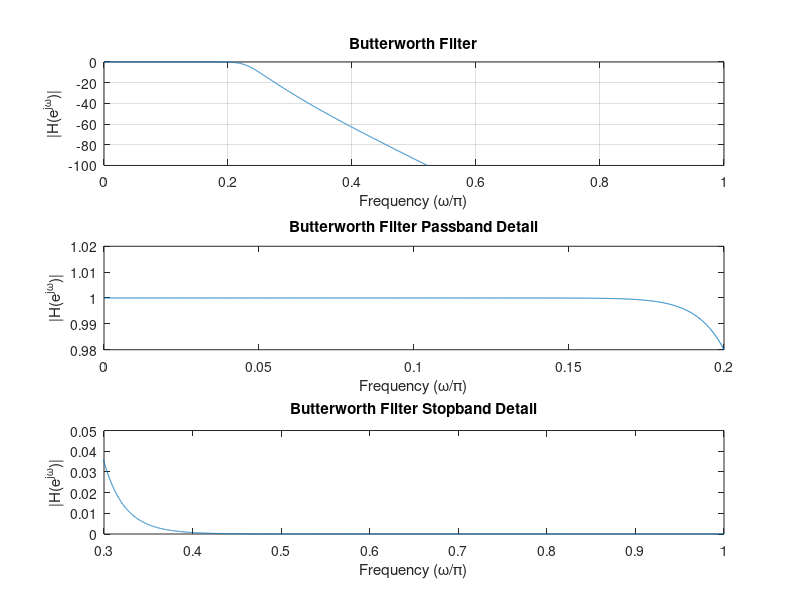

MATLAB code for this plot: (Note: this script raises an error after producing the figure.)
Omegap = 0.2;
Omegas = 0.3;
delta1 = 0.02;
delta2 = 0.05;
Rp = -20*log10(1-delta1);
Rs = -20*log10(delta2);

%computes the butterworth

[Nb,Wnb] = buttord(Omegap,Omegas,Rp,Rs);
[bb,ab] = butter(Nb,Wnb);
disp('Butterworth N')
disp(Nb)

[Hb,Omega] = freqz(bb,ab,8192);
figure(1)
subplot(311)
plot(Omega/pi,20*log10(abs(Hb)))
axis([0 1 -100 0]);
xlabel('Frequency (\omega/\pi)')
ylabel('|H(e^{j\omega})|')
title('Butterworth Filter')
grid
subplot(312)
plot(Omega/pi,abs(Hb))
axis([0 Omegap 1-delta1 1+delta1])
xlabel('Frequency (\omega/\pi)')
ylabel('|H(e^{j\omega})|')
title('Butterworth Filter Passband Detail')
subplot(313)
plot(Omega/pi,abs(Hb))
axis([Omegas 1 0 delta2])
xlabel('Frequency (\omega/\pi)')
ylabel('|H(e^{j\omega})|')
title('Butterworth Filter Stopband Detail')

if FINALPLOTS
    print -deps PS9-5-1.eps
end


%calculate the chebys

[Nc,Wnc] = cheb2ord(Omegap,Omegas,Rp,Rs);
[bc,ac] = cheby2(Nc,Rs,Wnc);
[Hc,Omega] = freqz(bc,ac,8192);

disp('Chebyshev N')
disp(Nc)

figure(2)
clf
subplot(311)
plot(Omega/pi,20*log10(abs(Hc)))
xlabel('Frequency (\omega/\pi)')
ylabel('|H(e^{j\omega})|')
title('Chebyshev Type 2 Filter')
axis([0 1 -100 0])
grid
subplot(312)
plot(Omega/pi,abs(Hc))
axis([0 Omegap 1-delta1 1+delta1])
xlabel('Frequency (\omega/\pi)')
ylabel('|H(e^{j\omega})|')
title('Chebyshev Type 2 Filter Passband Detail')
subplot(313)
plot(Omega/pi,abs(Hc))
axis([Omegas 1 0 delta2])
xlabel('Frequency (\omega/\pi)')
ylabel('|H(e^{j\omega})|')
title('Chebyshev Type 2 Filter Stopband Detail')

if FINALPLOTS
    print -deps PS9-5-2.eps
end

%computer Elliptic

[Ne,WNe] = ellipord(Omegap,Omegas,Rp,Rs);
[be,ae] = ellip(Ne,Rp,Rs,WNe);
[He,OmegaE] = freqz(be,ae,8192);

disp('Elliptic N')
disp(Ne)

figure(3)
clf
subplot(311)
plot(OmegaE/pi,20*log10(abs(He)))
xlabel('Frequency (\omega/\pi)')
ylabel('|H(e^{j\omega})|')
title('Elliptic Filter')
axis([0 1 -100 0])
grid
subplot(312)
plot(OmegaE/pi,abs(He))
axis([0 Omegap 1-delta1 1+delta1])
xlabel('Frequency (\omega/\pi)')
ylabel('|H(e^{j\omega})|')
title('Elliptic Filter Passband Detail')
subplot(313)
plot(OmegaE/pi,abs(He))
axis([Omegas 1 0 delta2])
xlabel('Frequency (\omega/\pi)')
ylabel('|H(e^{j\omega})|')
title('Elliptic Filter Stopband Detail')

if FINALPLOTS
    print -deps PS9-5-3.eps
end


%Part 3
%Butterworth
figure(4)
xlabel('Re(z)')
ylabel('Im(z)')
title('Dzplot of a ButterWorth Filter')
grid
dpzplot(bb,ab)

if FINALPLOTS
    print -deps PS9-5-4.eps
end

%Chebyshev
figure(5)
xlabel('Re(z)')
ylabel('Im(z)')
title('Dzplot of a Chebyshev Filter')
grid
dpzplot(bc,ac)

if FINALPLOTS
    print -deps PS9-5-5.eps
end

%Elliptic
figure(6)
xlabel('Re(z)')
ylabel('Im(z)')
title('Dzplot of a Elliptic Filter')
grid
dpzplot(be,ae)

if FINALPLOTS
    print -deps PS9-5-6.eps
end
